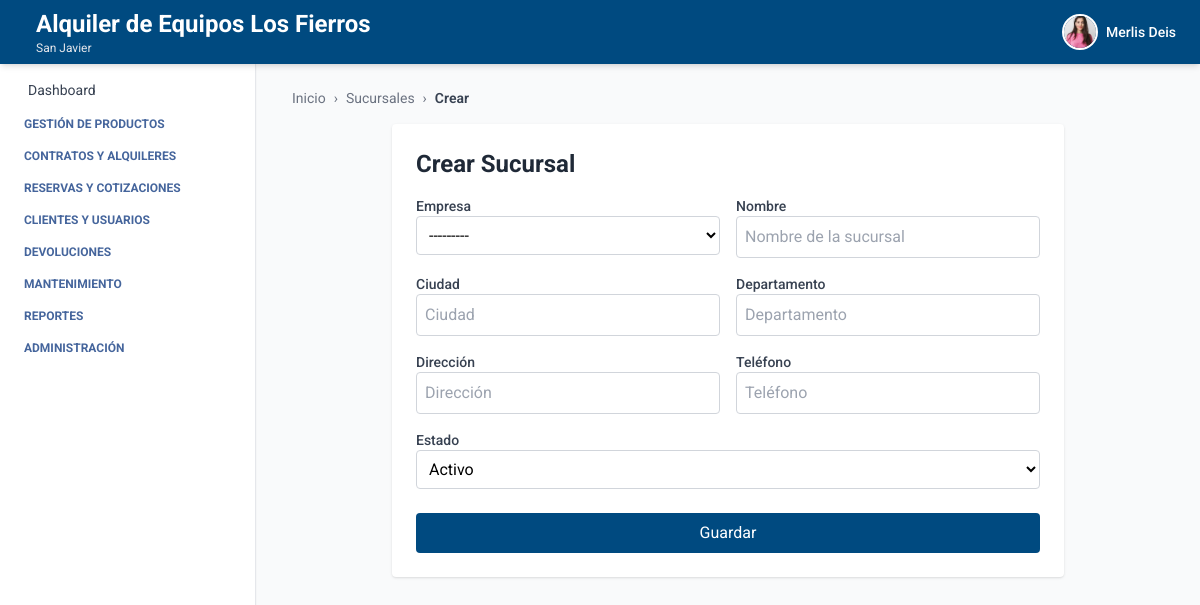
/empresa/sucursales/crear/ (signed in), run on the app's committed database.
### autenticacion/models.py (models this page shows, shortened)
class Usuario(AbstractUser):
    telefono = models.CharField(max_length=20, blank=True, null=True)
    empresa = models.ForeignKey(Empresa, on_delete=models.SET_NULL, null=True, blank=True)
    sucursal = models.ForeignKey(Sucursal, on_delete=models.SET_NULL, null=True, blank=True)
    ESTADOS = [
        ("activo", "Activo"),
        ("inactivo", "Inactivo"),
    ]
    estado = models.CharField(max_length=10, choices=ESTADOS, default="activo")
    foto_perfil = models.ImageField(upload_to='usuarios/img/', blank=True, null=True)
    groups = models.ManyToManyField(
        Group,
        related_name='usuarios',  # Evita conflicto con 'user_set'
        blank=True,
        help_text='The groups this user belongs to.',
        verbose_name='groups'
    )
    user_permissions = models.ManyToManyField(
        Permission,
        related_name='usuarios',  # Evita conflicto con 'user_set'
        blank=True,
        help_text='Specific permissions for this user.',
        verbose_name='user permissions'
    )

### empresa/models.py (models this page shows, shortened)
class Empresa(models.Model):
    ESTADOS = [
        ("activo", "Activo"),
        ("inactivo", "Inactivo"),
    ]
    nombre = models.CharField(max_length=100)
    nit = models.CharField(max_length=50, unique=True)
    ciudad = models.CharField(max_length=100, blank=True, null=True)
    direccion = models.CharField(max_length=255, blank=True, null=True)
    departamento = models.CharField(max_length=100, blank=True, null=True)
    telefono = models.CharField(max_length=20, blank=True, null=True)
    estado = models.CharField(max_length=20, choices=ESTADOS, default="activo")
    logo = models.ImageField(upload_to='empresas/img/', blank=True, null=True)
    def __str__(self):
        return self.nombre

class Sucursal(models.Model):
    ESTADOS = [
        ("activo", "Activo"),
        ("inactivo", "Inactivo"),
    ]
    empresa = models.ForeignKey(Empresa, related_name='sucursales', on_delete=models.CASCADE)
    nombre = models.CharField(max_length=100)
    ciudad = models.CharField(max_length=100)
    direccion = models.CharField(max_length=255)
    departamento = models.CharField(max_length=100, blank=True, null=True)
    telefono = models.CharField(max_length=20, blank=True, null=True)
    estado = models.CharField(max_length=20, choices=ESTADOS, default="activo")

### empresa/views.py (the view)
# urls.py: path('sucursales/crear/', SucursalCreateView.as_view(), name='crear_sucursal'),
class SucursalCreateView(LoginRequiredMixin, BreadcrumbMixin, CreateView):
    model = Sucursal
    form_class = SucursalForm
    template_name = 'crear_sucursal.html'
    success_url = reverse_lazy('sucursal_list')
    breadcrumb_items = [
        ("Sucursales", reverse_lazy("sucursal_list")),
        ("Crear", None)
    ]
    def get_initial(self):
        initial = super().get_initial()
        empresa_id = self.request.GET.get("empresa")
        if empresa_id:
            initial["empresa"] = empresa_id
        return initial

### core/views.py (called while the page is built)
    def get_context_data(self, **kwargs):
        context = super().get_context_data(**kwargs)
        context["home"] = self.home_url
        context["breadcrumb_items"] = self.breadcrumb_items
        return context

### empresa/templates/crear_sucursal.html (shortened to what this page needs)
{% extends 'index.html' %}
{% block breadcrumb %}
  {% include 'breadcrumb.html' with home='/' breadcrumbs=breadcrumb_items %}
{% endblock %}
{% block content %}
  <div class="max-w-2xl mx-auto mt-4 bg-white p-6 rounded shadow">
    <h2 class="text-2xl font-bold text-gray-800 mb-4">Crear Sucursal</h2>
    <form method="post" class="grid grid-cols-2 gap-4">
      <div>
        <label for="empresa" class="block text-sm font-medium text-gray-700">Empresa</label>
        {{ form.empresa }}
      </div>
      <div>
        <label for="nombre" class="block text-sm font-medium text-gray-700">Nombre</label>
        {{ form.nombre }}
      </div>
      <div>
        <label for="ciudad" class="block text-sm font-medium text-gray-700">Ciudad</label>
        {{ form.ciudad }}
      </div>
      <div>
        <label for="departamento" class="block text-sm font-medium text-gray-700">Departamento</label>
        {{ form.departamento }}
      </div>
      <div>
        <label for="direccion" class="block text-sm font-medium text-gray-700">Dirección</label>
        {{ form.direccion }}
      </div>
      <div>
        <label for="telefono" class="block text-sm font-medium text-gray-700">Teléfono</label>
        {{ form.telefono }}
      </div>
      <div class="col-span-2">
        <label for="estado" class="block text-sm font-medium text-gray-700">Estado</label>
        {{ form.estado }}
      </div>
      <div class="col-span-2">
        <button type="submit" class="mt-2 w-full bg-[var(--primary-color)] text-white py-2 rounded hover:bg-blue-700 transition">Guardar</button>
      </div>
    </form>
  </div>
{% endblock %}

### core/templates/header.html (shortened to what this page needs)
<header class="bg-[var(--primary-color)] shadow-md w-full h-16 flex items-center px-6 justify-between fixed top-0 left-0 z-10">
  <h1 class="text-white flex items-center gap-3 leading-tight">
    <div class="leading-tight">
  {% if request.user.is_authenticated %}
    {% if request.user.empresa %}
      <span class="text-xl sm:text-2xl font-bold block">
        {{ request.user.empresa.nombre }}
      </span>
    {% endif %}
    {% if request.user.sucursal %}
      <span class="text-xs text-gray-200 block">
        {{ request.user.sucursal.nombre }}
      </span>
    {% endif %}
  {% else %}
    <span class="text-xl text-gray-200 block">Gestión inteligente de Equipos</span>
  {% endif %}
</div>
  </h1>
  {% if request.user.is_authenticated %}
  <div x-data="{ open: false }" class="relative flex items-center space-x-3 cursor-pointer" @click.away="open = false">
    <button @click="open = !open" class="flex items-center space-x-2 focus:outline-none">
      {% if request.user.foto_perfil %}
        <img src="{{ request.user.foto_perfil.url }}" alt="Perfil" class="w-9 h-9 rounded-full object-cover border-2 border-white" />
      {% else %}
        <div class="w-9 h-9 rounded-full bg-white text-[var(--primary-color)] flex items-center justify-center font-bold text-sm">
          {{ request.user.first_name|first }}{{ request.user.last_name|first }}
        </div>
      {% endif %}
      <span class="text-white hidden sm:block text-sm font-medium">{{ request.user.first_name }}</span>
    </button>
  </div>
  {% endif %}
</header>

### core/templates/index.html (style rules this page uses)
:root { --primary-color: #004a80; --text-aside-color: rgb(69, 101, 156); }
body { font-family: 'Roboto', sans-serif; }

### data on the page
Usuario: user.empresa.nombre "Alquiler de Equipos Los Fierros", user.sucursal.nombre "San Javier", user.foto_perfil (picture), user.first_name "Merlis Deis"

### other printed values
{{ label }} "Sucursales"
{{ label }} "Crear"
